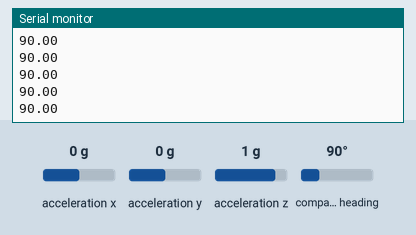
Simulated run of this sketch. Board: Arduino Uno, built with avr-gcc and run on an emulated ATmega328P. Shown: the last lines printed to the serial monitor. The inputs (shaded band) are chosen by the test bench; at power-on: compass heading 90°, acceleration x 0 g, acceleration y 0 g, acceleration z 1 g.

Above: at 1.2 s.
1.3 s: compass heading set to 7°
At 1.33 s:
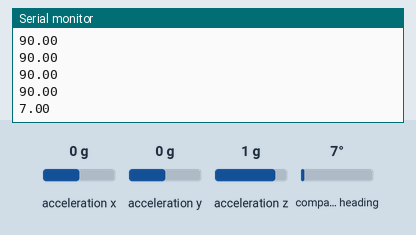
2.8 s: compass heading set to 180°
At 2.87 s:
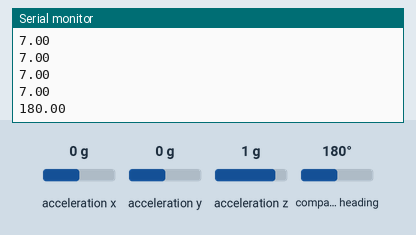
Timing chart, 0 to 5.8 s (numbered marks = the images above; inputs shaded):
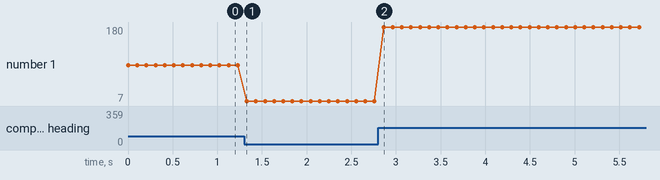

The sketch:

Test_Magnetometer_Adafruit.ino
```cpp
#include <Adafruit_Sensor.h>
#include <Adafruit_BNO055.h>
#include <Wire.h>


//Magnetometer
Adafruit_BNO055 magneto = Adafruit_BNO055(55);

void setup() {
  Serial.begin(9600);

  while (!magneto.begin()) {
    Serial.println("No BNO !");
    delay(1000);
  }
}

void loop() {
  //Magnetometer
  sensors_event_t magneto_event;
  magneto.getEvent(&magneto_event);

  Serial.println(magneto_event.magnetic.x);

  delay(100);
}
```

Measured:
- after the input at 1.3 s, the serial monitor: prints a new line at once (image 1)
- after the input at 2.8 s, the serial monitor: prints a new line after 0.06 s (image 2)
- plotted number 1: 90 → 7 after the input at 1.3 s, 7 → 180 after the input at 2.8 s
